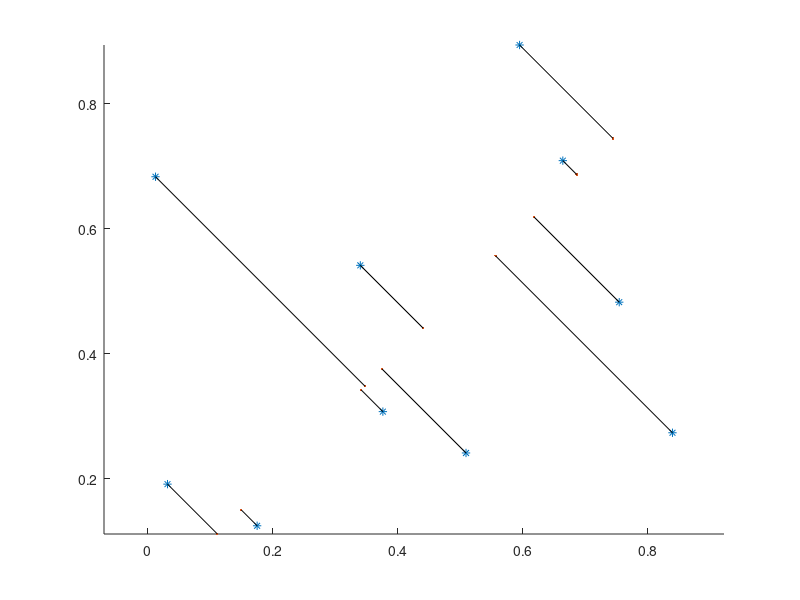

Here is the MATLAB script that generated this plot:
%%%%%%%%%%%%%%%%%%%%%%%%%%%%%%%%%%%%%%%%%%%%%%%%%%%%%%%%%%%%%%%%%%%%%%%%%%%
% This program demonstrate the projection of 2d vectors 
% Written by: Sarah Ceu
% Last update: 29-3-2020
% For further explaination, see http://2kiloapple.net/pca/
%%%%%%%%%%%%%%%%%%%%%%%%%%%%%%%%%%%%%%%%%%%%%%%%%%%%%%%%%%%%%%%%%%%%%%%%%%%

N = 2; % length of sample vector
M = 10; % num of samples

X = rand([N, M]); % sample matrix
scatter(X(1,:), X(2,:), '*'); % plot all samples

v = [1, 1]; % vector for projection
Y = v * X ./ (norm(v)^2) .* v'; % vectors project on [1, 1] 

hold on 
% plot the vector after projection
scatter(Y(1,:), Y(2,:), '.') 

axis equal

% plot projection lines
line([X(1,:); Y(1,:)], [X(2,:); Y(2,:)], 'Color', 'black'); 